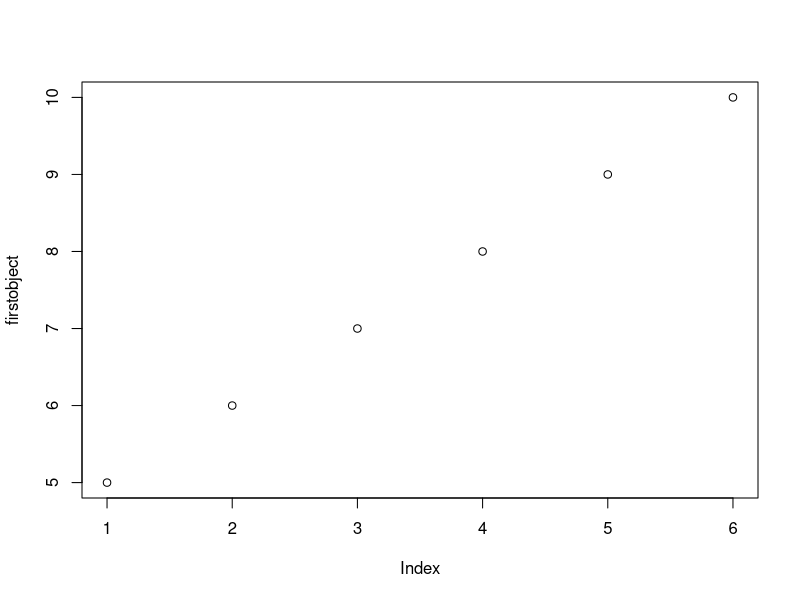

Reproduce this figure in R. (Note: this script raises an error after producing the figure.)
firstobject = 5:10
plot(firstobject)

### Understanding Functions in R

# setting a seed to make a random sample reproducible, choose any number you want
set.seed(65)

# with argument name, exact argument order
runif(n = 9, min = 3, max = 6)

set.seed(65)

# without argument name, exact argument order
runif(9, 3, 6)

set.seed(65)

# with argument name, mixed argument order
runif(min = 3, max = 6, n = 9)

set.seed(65)

# without argument name, mixed argument order
runif(3, 6, 9) # this means n=3, max=9

set.seed(65)

# using only the first argument
runif(3)

set.seed(65)

# using arguments 1 and 3
runif(3,4)




### First Coding Steps

# R as a calculator
4 + 4                        + 5

# Space does not matter

# Operators: + - / * ^

# Using several operators and round brackets
(5-3)^3

# Creating objects
x <- c(4,5,6)

c(4, 5.2, 76) -> y # arrows work both directions
y

x = c(4, 5, 6)

assign("x", c(4.2, 1, 5)) # function assign

# c for concatenate

x = c(4,5,6)

x # display in console

x = c(4,5,6); x # semicolon indicates a new row of code

# See which objects are already created
ls()

objects()

# Removing an object
rm("x")

# Working with vectors
x = c(y, 5, y)
x

# Sum and roots
sum(x)

sqrt(x)

# Values at a given position within the vector
x[1]

newobject <- x < 5; newobject

x # Comparison against original values

## Types of brackets

# () round brackets as the standard

# [] box brackets for index positions

# {} curled brackets for functions and loops



### Functions: seq, paste, rep

?seq # starting with the seq function

seq() # just using the default settings

# simple sequence from 3 to 5
seq(3, 5)

seq(from = 3, to = 5)

# using length
seq(from = 3, length = 3)

# step manipulations
seq(from = 3, length = 3, by = 0.5)

seq(from = 3, by = 0.5, length = 3) # changed order

?paste # next function

paste(1:4)

class(paste(1:4)) # checking the class

paste("xyz", 1:10)

paste("xyz", c(2,5,7,"test", 4.5)) # random vector with numbers and characters

paste("xyz", 1:10, sep = "") # modifying the seperator

?rep # next function

rep(c(3,4,5), 3)

rep(1:10, times = 3)

x = c(1,2,3) # creating x

rep(x, each = 3) # using each

rep(x, each = 3, times = 3) # combining arguments

## Working with index positions

x = 4:20 # our data

which(x == 10) # double equal sign, logical operation

x[3]



### Exercise

# 1 . Create the object "myobject" and assign the values 1:10
# in at least 3 different ways

# 2. Get the sum of your object

# 3. Create the following vector by using the paste function
"R is great 4 and I will love it"
"R is great 7 and I will love it"
"R is great 45 and I will love it"

# 4. vector of 1,2,3 : repeat the vector to get 11 x 1, 10 x 2, and 10 x 3

# 5. What is the value of this vector on position 7

## Solutions

# 1 . Create the object "myobject" and assign the values 1:10
# in at least 3 different ways

myobject <- (1:10)

myobject = (1:10)

(1:10) -> myobject

assign("myobject", 1:10)

# 2. Get the sum of your object

sum (myobject)

# 3. Create the following vector by using the paste function
"R is great 4 and I will love it"
"R is great 7 and I will love it"
"R is great 45 and I will love it"

paste ("R is great", c(4,7,45), "and I will love it")

# 4. vector of 1,2,3 : repeat the vector to get 11 x 1, 10 x 2, and 10 x 3

x = rep(1:3, length = 31); x

# 5. What is the value of this vector on position 7

x[7]



### Functions in R


# Brief description: R functions are OBJECTS
# They do calculations for you
# R function structure: name <- function (argument) {statements}
# The arguments specify the components to be used in the function

myfirstfn <- function(x) {x+x}
myfirstfn(10)

# stepwise working functions

mysecondfn <- function(t,z) {
  value = z*3
  value = value *t
  print(value)}
t= 5
z= 9
mysecondfn(t,z)

## Loops - loops and functions are a crucial part in programming
# FOR loops allow a certain operation to be repeated a fixed nr of times
# This is opposed to the While loop where the rep nr is not prefixed
# The syntax looks like this: for (name in vector) {commands}

for (i in 1:15) {print (i)}
for (z in 1:15) {print (z)}

# variable name does not matter although you will see i quite often
# Can be used for quite complex calculations
# Example calculation of primes with the Eratosthenes method (the oldest known systematic method)

PrimVec = function(n){
  # to start from 2
  if (n>=2) {
    # to further specify the sequence we want to work with
    s = seq(2,n)
    # p will be the container for our primes,
    # numbers will be moved from s to p step by step if they meet the
    criteria
    p = c()
    # we start the loop
    for (i in seq(2,n)){
      
      # we use any to check that i (of this loop round) is still in s, multiples of i
      #will be removed
      if(any(s==i)){
        # we store i if it meets our criteria in p together with the previous p
        p = c(p,i)
        # to search for numbers with a remainder at modulus division
        s = c(s[(s%%i) != 0],i)
      }}
    return(p) }
  # to specify the output if n < 2 (optional)
  else{
    stop("Input at least 2")
  }}
PrimVec(100)


### Working with data.frames

?airmiles

head(airmiles) # first 6 rows

tail(airmiles) # last 6 rows

summary(mtcars)

plot(mtcars) # simple xy plot function of R Base

hist(airmiles) # histogram

head(mtcars)

sum(mtcars$wt)

attach(mtcars) # attach to R session environment

sum(wt) # now R knows which data.frame to use since it is attached

detach(mtcars) # remove it from environment

sum(wt) # error message since mtcars it not attached any more

mtcars[2,6]

mtcars[c(2,5,8),6]


### Graphs in R Base

# 3 main data viz systems:
# ggplot2, lattice and R Base

# simple scatterplot

x=5:7 # 3 data points, integers
y=8:10

# default plot output here is a scatterplot
plot(x,y)

# data is a time series, default here is a line plot
plot(lynx)

# title, color, title color, title magnification
plot(lynx, main="Lynx Trappings", col="red",
     col.main=52, cex.main=1.5)

# label names
plot(lynx, ylab="Lynx Trappings", xlab="")

# label orientation
plot(lynx, ylab="Lynx Trappings", xlab="", las=2)

# las - 0:3, scale orientation

# changing the session paramter, 2*2 plot matrix
par(mfrow=c(2,2), col.axis="red")

plot(1:8, las=0, xlab="xlab", ylab="ylab", main="LAS = 0")
plot(1:8, las=1, xlab="xlab", ylab="ylab", main="LAS = 1")
plot(1:8, las=2, xlab="xlab", ylab="ylab", main="LAS = 2")
plot(1:8, las=3, xlab="xlab", ylab="ylab", main="LAS = 3")

# color manipulation

colors()

# point symbol types

?pch

x=2:4

plot(x, pch="c") # using letters as point symbols

plot(x, pch=13) # symbol nr 13

# Line Types

par(mfrow=c(1,1), col.axis="black") # setting parameters back to default

library(plotrix) # add on package for "ablineclip", install if not yet available

plot(1:7, ylab="", main="Line Types lty 0:6", xlab="lty 0:6") # test plot

ablineclip(v=1, lty=1, col="sienna2", lwd=2) # solid (default)
ablineclip(v=2, lty=2, col="sienna2", lwd=2) # dashed
ablineclip(v=3, lty=3, col="sienna2", lwd=2) # dotted
ablineclip(v=4, lty=4, col="sienna2", lwd=2) # dotdash
ablineclip(v=5, lty=5, col="sienna2", lwd=2) # longdash
ablineclip(v=6, lty=6, col="sienna2", lwd=5) # twodash, thicker for comparison
ablineclip(v=7, lty=0, col="sienna2", lwd=2) # blank

# plot types of R Base plot

? plot

# by using "type" we can specify which kind of plot we want

plot(lynx) # plot for time series data

plot(lynx, type="p", main="Type p") # points (default)
plot(lynx, type="l", main="Type l") # lines (default for time series)
plot(lynx, type="b", main="Type b") # points connected by lines
plot(lynx, type="b", main="Type c") # lines only of b
plot(lynx, type="o", main="Type o") # points overlaid by lines
plot(lynx, type="h", main="Type h") # high density
plot(lynx, type="s", main="Type s") # steps
plot(lynx, type="n", main="Type n") # no plot

# Example: advanced line plot with R Base

par(mar=c(4,3,3,3), col.axis="darkgreen") # change of plot margins

plot(cars$speed, type="s", col="red", bty="n", xlab="Cars ID", ylab="")
text(8, 14, "Speed in mph", cex=0.85, col="red") # adding the explanatory text to plot 1

par(new=T) # allows 2 in 1 plot

plot(cars$dist, type="s", bty="n", ann=F, axes=F, col="darkblue")
axis(side=4, col = "darkblue") # y axis for plot 2
text(37, 18, "Stopping distance in ft", cex=0.85, col="darkblue") # explanations to plot 2
title(main="Speed and Stopping\n Distances of Cars") # main title

#??? graphical parameters

?par

par()



### Graphs Exercise

# 1. get familiar with "rivers" - how many observations?
# 2. plot rivers against its index (hint: number of observation on x)
# 3. add: header (red), label names
# 4. change the point symbol and point color

## Solution

?rivers # 141 observations

x = 1:141

y = rivers

plot(x,y, col = "green", pch = 20,
     main = "Lengths of\nMajor N. American Rivers",
     col.main ="red", xlab = "",
     ylab = "length in miles")